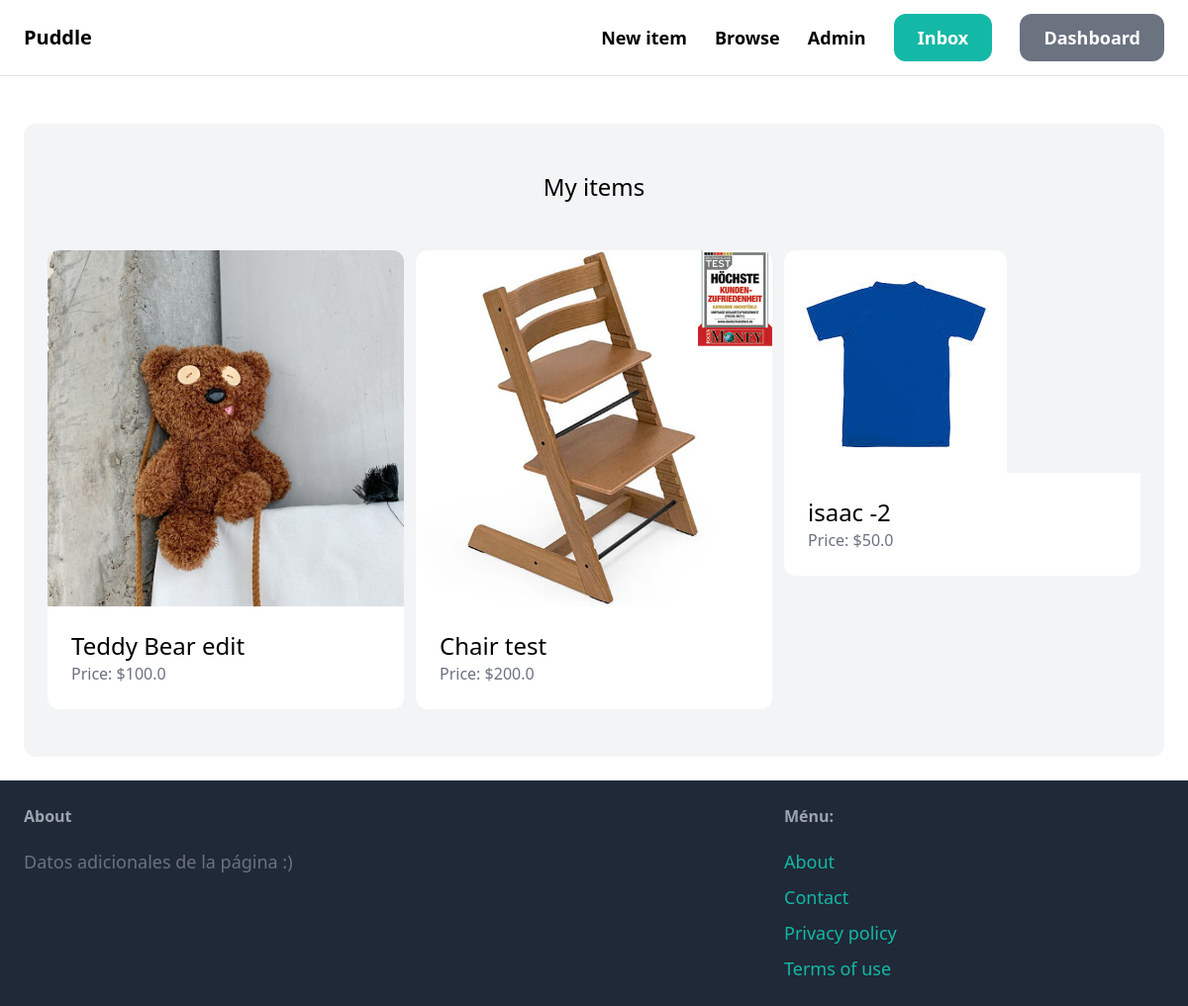
The app's page /dashboard/ (signed in) with its own data.
### item/models.py (models this page shows, shortened)
class Item(models.Model):
    category = models.ForeignKey(Category,related_name='items',on_delete=models.CASCADE)
    name = models.CharField(max_length=255)
    description = models.TextField(blank=True,null=True)
    price = models.FloatField()
    image = models.ImageField(upload_to='item_images',blank=True,null=True)
    is_sold = models.BooleanField(default=False)
    created_by = models.ForeignKey(User,related_name='items',on_delete=models.CASCADE)
    created_at = models.DateTimeField(auto_now_add=True)

### dashboard/views.py (the view)
# urls.py: path('',index,name='index'),
@login_required
def index(request):
    items = Item.objects.filter(created_by=request.user)
    return render(request, 'dashboard/index.html', {
        'items': items
    })

### dashboard/templates/dashboard/index.html (shortened to what this page needs)
{% extends 'core/base.html' %}
{% block content %}
    <div class="mt-6 px-6 py-12 bg-gray-100 rounded-xl">
        <h2 class="mb-12 text-2xl text-center">My items</h2>
        <div class="grid grid-cols-3 gap-3">
            {% for item in items %}
                <div>
                    <a href="{% url 'item:detail' item.id %}">
                        <div>
                            <img class="rounded-t-xl" src="{{item.image.url}}" alt="">
                        </div>
                        <div class="p-6 bg-white rounded-b-xl">
                            <h2 class="text-2xl"> {{item.name}} </h2>
                            <p class="text-gray-500">Price: ${{item.price}} </p>
                        </div>
                    </a>
                </div>
            {% endfor %}
        </div>
    </div>
{% endblock %}

### records on screen
Item: image (picture), name "Teddy Bear edit", price "100.0"
Item: image (picture), name "Chair test", price "200.0"
Item: image (picture), name "isaac -2", price "50.0"
